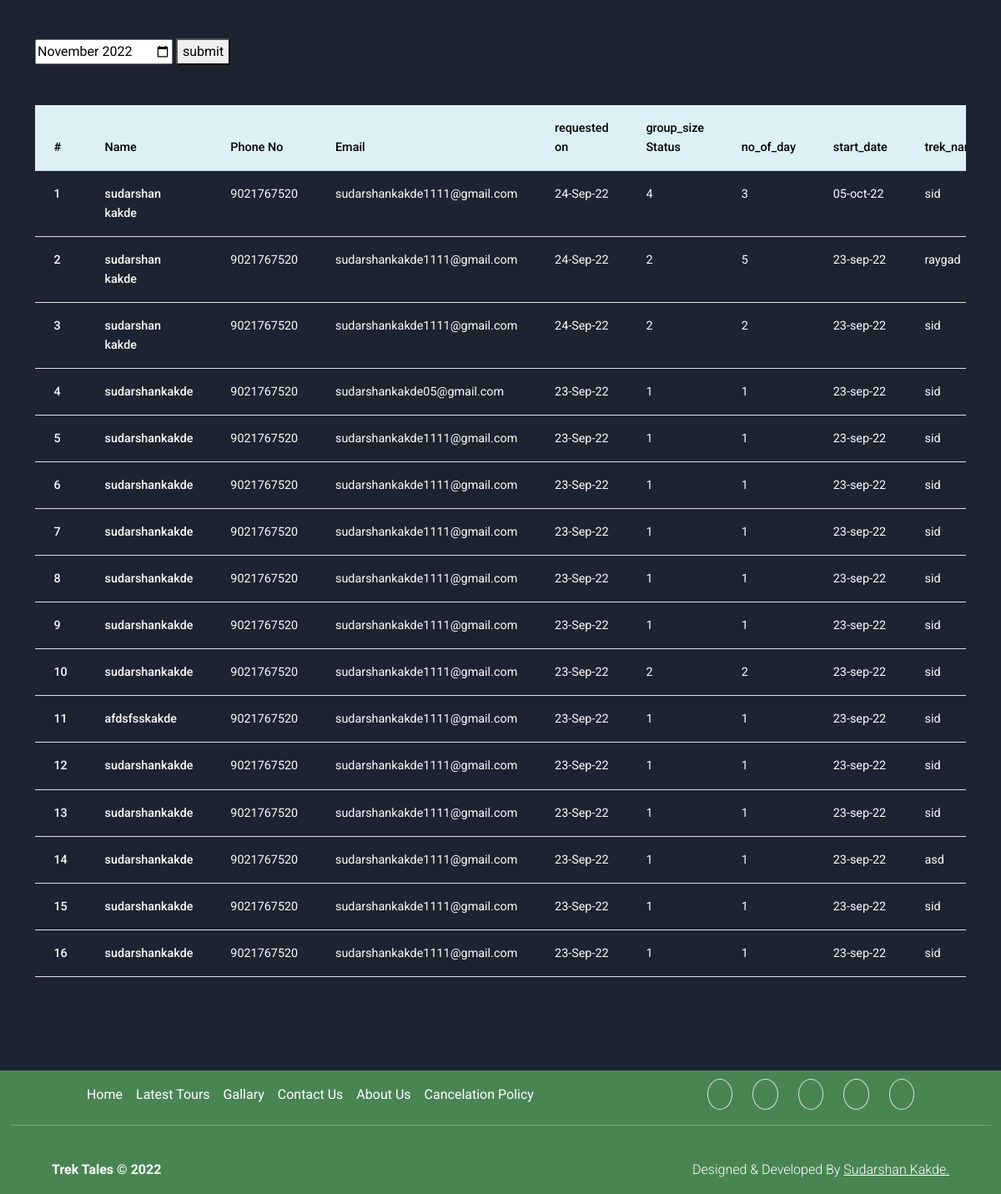
/tours/customize_tour (signed in, lower part), run on an earlier commit of the app's database.
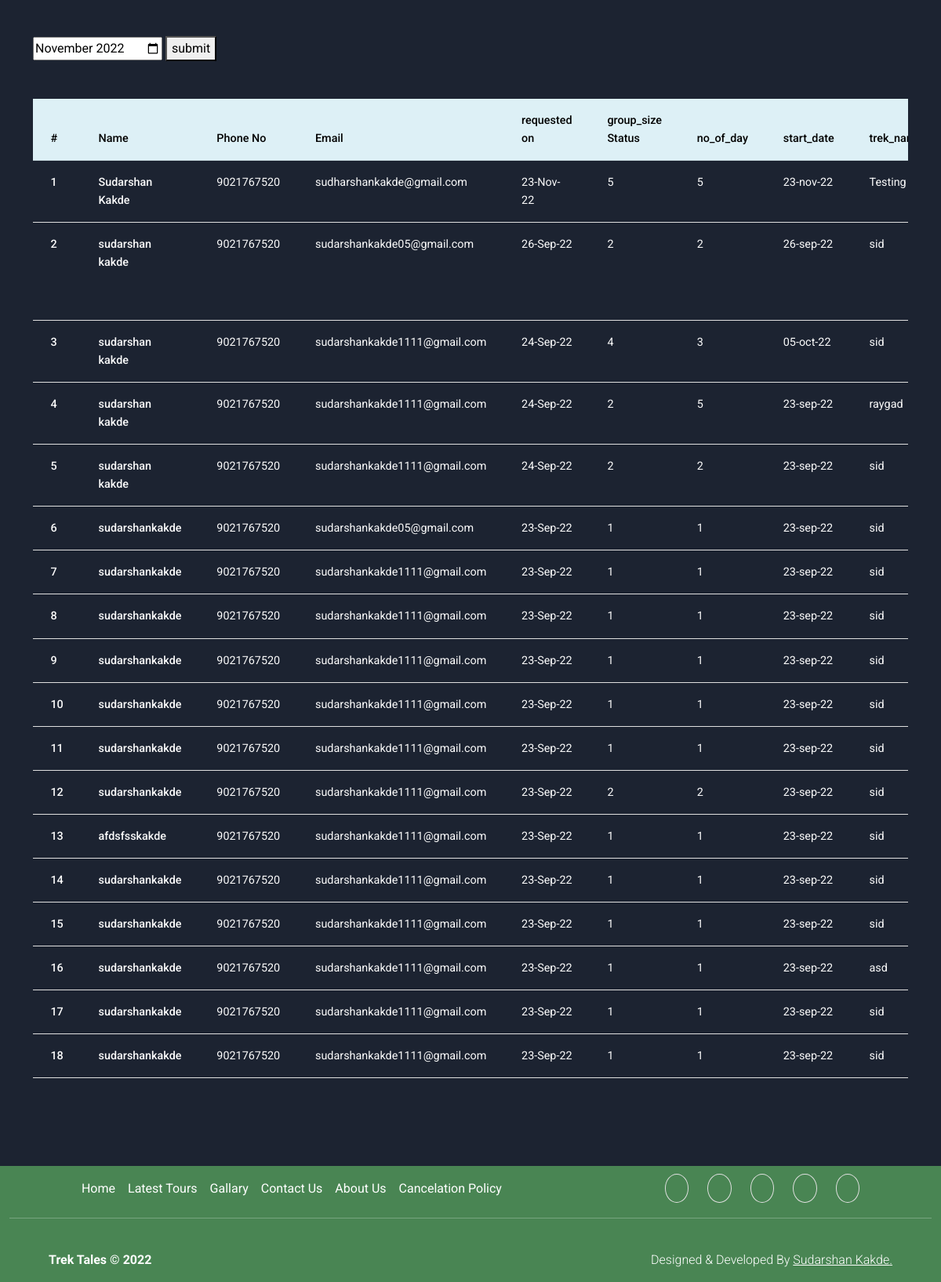
And on a later commit of the database.
### updates/models.py (models this page shows)
class customized_tour(models.Model):
    name = models.CharField(max_length=50)
    email = models.EmailField(max_length=254)
    phone = models.IntegerField()
    group_size = models.IntegerField()
    no_of_day = models.IntegerField()
    start_date = models.DateField(auto_now=False, auto_now_add=False)
    trek_name = models.CharField(max_length=50)
    tour_explain = models.TextField(null=True)
    tansport_type = models.CharField(
        max_length=50, default='Non_Ac', null=True)
    request_on_date = models.DateTimeField(auto_created=True, auto_now=True)

### updates/views.py (the view, shortened to what this page needs)
# urls.py: path('customize_tour',views.customize_tour,name='customize_tour'),
def customize_tour(request):
    if request.user.is_authenticated:
        data = customized_tour.objects.order_by('-request_on_date').all()
        return render(request, 'customize_tour/customize_tour.html', {'data': data, })
    return render(request, 'customize_tour/customize_tour.html')

### Trek_Tales/context_processors.py (called while the page is built)
def siteData(request):
    return {'sitedata': sitedata, 'devloper': settings.Devloper}

### templates/customize_tour/customize_tour.html (shortened to what this page needs)
{% extends 'Base.html' %}
{% load static %}
{%block body%}
{% if user.is_superuser %}
<div class="container">
    <div class="row my-5">
        <div class="col-12">
            <form hx-post="" hx-target="#table" hx-trigger="submit" hx-indicator=".progress" hx-swap="">
                <input type="month" name="filter_month" id="filter_month" value="{% now 'Y-m' %}">
                <button type="submit">submit</button>
            </form>
            {%include 'customize_tour/table.html'%}
        </div>
    </div>
</div>
{%endif%}
{% endblock body%}

### templates/customize_tour/table.html (shortened to what this page needs)
<div class="table-responsive my-5" id="table">
    <table class="table">
        <thead>
            <tr class="table-info">
                <th scope="col">#</th>
                <th scope="col">Name</th>
                <th scope="col">Phone No</th>
                <th scope="col">Email</th>
                <th scope="col">requested on</th>
                <th scope="col">group_size Status</th>
                <th scope="col">no_of_day</th>
                <th scope="col">start_date</th>
                <th scope="col">trek_name</th>
            </tr>
        </thead>
        <tbody>
            {%for request in data%}
            <tr class="text-light">
                <th scope="row">{{forloop.counter}}</th>
                    <th><a href="{%url 'show_person_details' id=request.id%}">{{request.name}}</a></th>
                <td><a href="tel:+91{{request.phone}}">{{request.phone}}</a></td>
                <td><a href="mailto:{{request.email}}">{{request.email}}</a></td>
                <td class="text-capitalize">{{request.request_on_date|date:"d-b-y"}}</td>
                <td>{{request.group_size}}</td>
                <td class="">{{request.no_of_day}}</td>
                <td class="w-25">{{request.start_date|date:"d-b-y"}}</td>
                <td class="w-25">{{request.trek_name}}</td>
            </tr>
            {%endfor%}
        </tbody>
    </table>
</div>

What changed in the data, as far as the page shows it:
added customized_tour: name "Sudarshan Kakde", phone "9021767520", email "sudharshankakde@gmail.com", request_on_date "23-Nov-22", group_size "5", no_of_day "5", start_date "23-nov-22", trek_name "Testing"
added customized_tour: name "sudarshan kakde", phone "9021767520", email "sudarshankakde05@gmail.com", request_on_date "26-Sep-22", group_size "2", no_of_day "2", start_date "26-sep-22", trek_name "sid"
